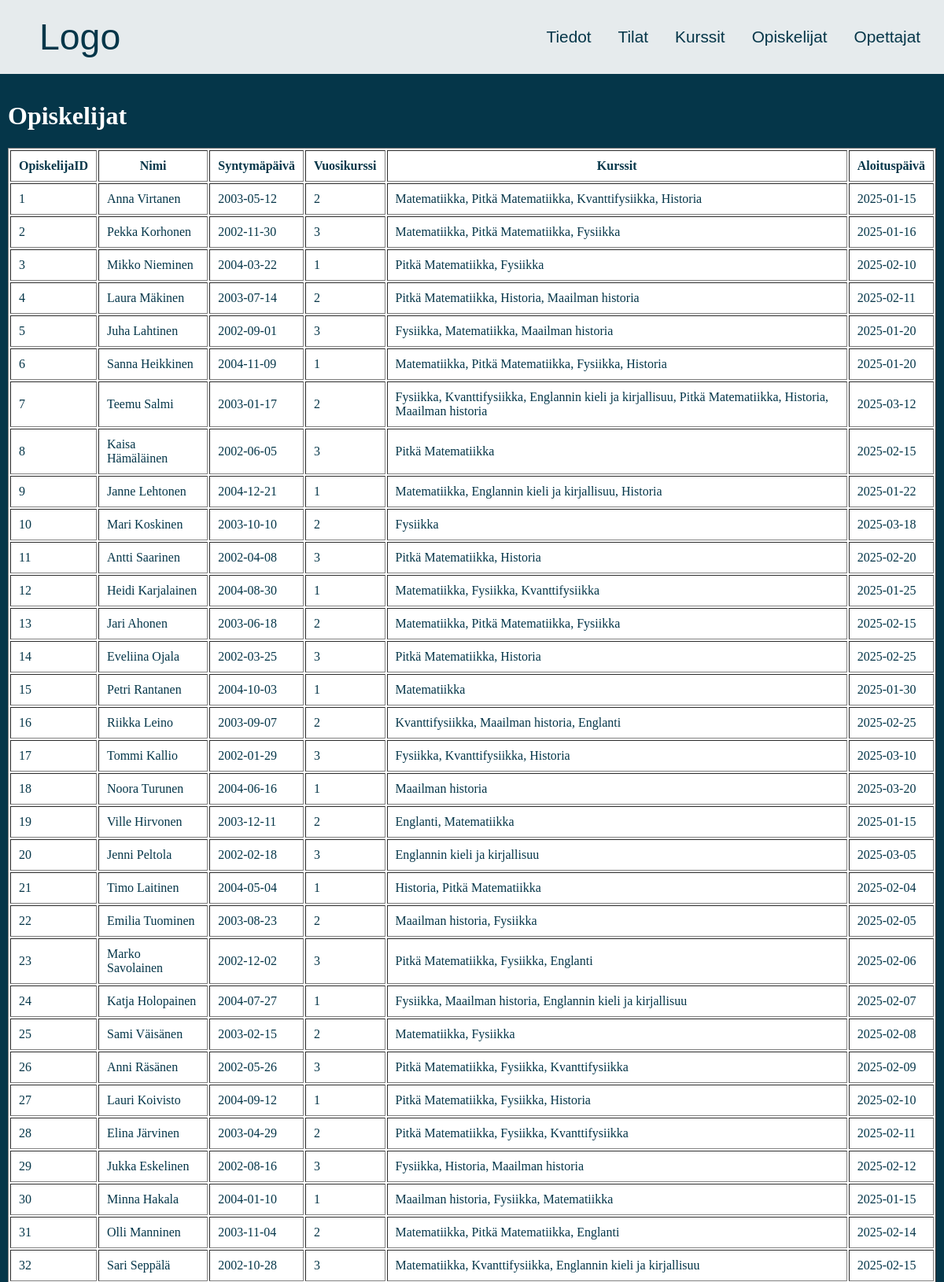
/Koodi/opiskelijat.php (upper part), run on the app's committed database.
### tables this page shows
CREATE TABLE `opiskelijat` (
  `Opiskelijanumero` int(11) NOT NULL,
  `Etunimi` varchar(20) NOT NULL,
  `Sukunimi` varchar(20) NOT NULL,
  `Syntymapaiva` date NOT NULL,
  `Vuosikurssi` int(11) NOT NULL
);

### Koodi/opiskelijat.php (the view, shortened to what this page needs)
<?php include 'yhteys.php'; ?>
<!DOCTYPE html>
<html lang="fi">
<head>
    <link rel="stylesheet" href="styles.css">
</head>
<body>
    <div class="header">
        <a href="index.php" class="logo">Logo</a>
        <div class="items">
            <a href="tiedot.php">Tiedot</a>
            <a href="tilat.php">Tilat</a>
            <a href="kurssit.php">Kurssit</a>
            <a href="opiskelijat.php">Opiskelijat</a>
            <a href="opettajat.php">Opettajat</a>
        </div>
    </div>
    <div class="content">
        <h1>Opiskelijat</h1>
        <table border="1" cellpadding="10">
            <tr>
                <th>OpiskelijaID</th>
                <th>Nimi</th>
                <th>Syntymäpäivä</th>
                <th>Vuosikurssi</th>
                <th>Kurssit</th>
                <th>Aloituspäivä</th>
            </tr>
            <?php
            $sql = "
                SELECT
                    o.Opiskelijanumero,
                    CONCAT(o.Etunimi, ' ', o.Sukunimi) AS Nimi,
                    o.Syntymapaiva,
                    o.Vuosikurssi,
                    GROUP_CONCAT(k.Nimi SEPARATOR ', ') AS Kurssit,
                    MIN(kk.Kirjautumispaiva) AS Aloituspaiva
                FROM opiskelijat o
                LEFT JOIN kurssikirjautuminen kk ON o.Opiskelijanumero = kk.Opiskelija
                LEFT JOIN kurssit k ON kk.Kurssi = k.Tunnus
                GROUP BY o.Opiskelijanumero
                ORDER BY o.Opiskelijanumero
            ";
            $stmt = $yhteys->query($sql);
            $opiskelijat = $stmt->fetchAll(PDO::FETCH_ASSOC);
            foreach ($opiskelijat as $op) {
                echo "<tr>";
                echo "<td>" . htmlspecialchars($op['Opiskelijanumero']) . "</td>";
                echo "<td>" . htmlspecialchars($op['Nimi']) . "</td>";
                echo "<td>" . htmlspecialchars($op['Syntymapaiva']) . "</td>";
                echo "<td>" . htmlspecialchars($op['Vuosikurssi']) . "</td>";
                echo "<td>" . htmlspecialchars($op['Kurssit'] ?? '') . "</td>";
                echo "<td>" . htmlspecialchars($op['Aloituspaiva'] ?? '') . "</td>";
                echo "</tr>";
            }
            ?>
        </table>
    </div>
</body>
</html>

### Koodi/styles.css (style rules this page uses)
html, body { margin: 0; padding: 0; min-height: 150vh; width: 100%; background-color: rgb(5, 54, 73); display: flex; flex-direction: column; }
.header { display: flex; justify-content: space-between; align-items: center; padding: 15px; background-color: rgb(255, 255, 255, 0.9); border-bottom: 0.3rem solid rgb(5, 54, 73); }
.header a { padding: 10px 15px; transition: all 0.3s ease; }
.header a { margin: 0; color: rgb(5, 54, 73); text-decoration: none; font-size: 1.3rem; font-family: 'Gill Sans', 'Gill Sans MT', Calibri, 'Trebuchet MS', sans-serif; transition: all 0.3s ease; }
.header .logo { align-items: center; padding: 5px; text-align: left; color: rgb(5, 54, 73); margin-left: 30px; text-decoration: none; font-size: 2.9rem; }
.content { color: white; padding: 10px; }
table, th, td { background-color: white; color: rgb(5, 54, 73); }

### data on the page
opiskelijat: Opiskelijanumero "1", Nimi "Anna Virtanen", Syntymapaiva "2003-05-12", Vuosikurssi "2", Kurssit "Matematiikka, Pitkä Matematiikka, Kvanttifysiikka, Historia", Aloituspaiva "2025-01-15"
opiskelijat: Opiskelijanumero "2", Nimi "Pekka Korhonen", Syntymapaiva "2002-11-30", Vuosikurssi "3", Kurssit "Matematiikka, Pitkä Matematiikka, Fysiikka", Aloituspaiva "2025-01-16"
opiskelijat: Opiskelijanumero "3", Nimi "Mikko Nieminen", Syntymapaiva "2004-03-22", Vuosikurssi "1", Kurssit "Pitkä Matematiikka, Fysiikka", Aloituspaiva "2025-02-10"
opiskelijat: Opiskelijanumero "4", Nimi "Laura Mäkinen", Syntymapaiva "2003-07-14", Vuosikurssi "2", Kurssit "Pitkä Matematiikka, Historia, Maailman historia", Aloituspaiva "2025-02-11"
opiskelijat: Opiskelijanumero "5", Nimi "Juha Lahtinen", Syntymapaiva "2002-09-01", Vuosikurssi "3", Kurssit "Fysiikka, Matematiikka, Maailman historia", Aloituspaiva "2025-01-20"
opiskelijat: Opiskelijanumero "6", Nimi "Sanna Heikkinen", Syntymapaiva "2004-11-09", Vuosikurssi "1", Kurssit "Matematiikka, Pitkä Matematiikka, Fysiikka, Historia", Aloituspaiva "2025-01-20"
opiskelijat: Opiskelijanumero "7", Nimi "Teemu Salmi", Syntymapaiva "2003-01-17", Vuosikurssi "2", Kurssit "Fysiikka, Kvanttifysiikka, Englannin kieli ja kirjallisuu, Pitkä Matematiikka, Historia, Maailman historia", Aloituspaiva "2025-03-12"
opiskelijat: Opiskelijanumero "8", Nimi "Kaisa Hämäläinen", Syntymapaiva "2002-06-05", Vuosikurssi "3", Kurssit "Pitkä Matematiikka", Aloituspaiva "2025-02-15"
opiskelijat: Opiskelijanumero "9", Nimi "Janne Lehtonen", Syntymapaiva "2004-12-21", Vuosikurssi "1", Kurssit "Matematiikka, Englannin kieli ja kirjallisuu, Historia", Aloituspaiva "2025-01-22"
opiskelijat: Opiskelijanumero "10", Nimi "Mari Koskinen", Syntymapaiva "2003-10-10", Vuosikurssi "2", Kurssit "Fysiikka", Aloituspaiva "2025-03-18"
opiskelijat: Opiskelijanumero "11", Nimi "Antti Saarinen", Syntymapaiva "2002-04-08", Vuosikurssi "3", Kurssit "Pitkä Matematiikka, Historia", Aloituspaiva "2025-02-20"
opiskelijat: Opiskelijanumero "12", Nimi "Heidi Karjalainen", Syntymapaiva "2004-08-30", Vuosikurssi "1", Kurssit "Matematiikka, Fysiikka, Kvanttifysiikka", Aloituspaiva "2025-01-25"
opiskelijat: Opiskelijanumero "13", Nimi "Jari Ahonen", Syntymapaiva "2003-06-18", Vuosikurssi "2", Kurssit "Matematiikka, Pitkä Matematiikka, Fysiikka", Aloituspaiva "2025-02-15"
opiskelijat: Opiskelijanumero "14", Nimi "Eveliina Ojala", Syntymapaiva "2002-03-25", Vuosikurssi "3", Kurssit "Pitkä Matematiikka, Historia", Aloituspaiva "2025-02-25"
opiskelijat: Opiskelijanumero "15", Nimi "Petri Rantanen", Syntymapaiva "2004-10-03", Vuosikurssi "1", Kurssit "Matematiikka", Aloituspaiva "2025-01-30"
opiskelijat: Opiskelijanumero "16", Nimi "Riikka Leino", Syntymapaiva "2003-09-07", Vuosikurssi "2", Kurssit "Kvanttifysiikka, Maailman historia, Englanti", Aloituspaiva "2025-02-25"
opiskelijat: Opiskelijanumero "17", Nimi "Tommi Kallio", Syntymapaiva "2002-01-29", Vuosikurssi "3", Kurssit "Fysiikka, Kvanttifysiikka, Historia", Aloituspaiva "2025-03-10"
opiskelijat: Opiskelijanumero "18", Nimi "Noora Turunen", Syntymapaiva "2004-06-16", Vuosikurssi "1", Kurssit "Maailman historia", Aloituspaiva "2025-03-20"
opiskelijat: Opiskelijanumero "19", Nimi "Ville Hirvonen", Syntymapaiva "2003-12-11", Vuosikurssi "2", Kurssit "Englanti, Matematiikka", Aloituspaiva "2025-01-15"
opiskelijat: Opiskelijanumero "20", Nimi "Jenni Peltola", Syntymapaiva "2002-02-18", Vuosikurssi "3", Kurssit "Englannin kieli ja kirjallisuu", Aloituspaiva "2025-03-05"
opiskelijat: Opiskelijanumero "21", Nimi "Timo Laitinen", Syntymapaiva "2004-05-04", Vuosikurssi "1", Kurssit "Historia, Pitkä Matematiikka", Aloituspaiva "2025-02-04"
opiskelijat: Opiskelijanumero "22", Nimi "Emilia Tuominen", Syntymapaiva "2003-08-23", Vuosikurssi "2", Kurssit "Maailman historia, Fysiikka", Aloituspaiva "2025-02-05"
opiskelijat: Opiskelijanumero "23", Nimi "Marko Savolainen", Syntymapaiva "2002-12-02", Vuosikurssi "3", Kurssit "Pitkä Matematiikka, Fysiikka, Englanti", Aloituspaiva "2025-02-06"
opiskelijat: Opiskelijanumero "24", Nimi "Katja Holopainen", Syntymapaiva "2004-07-27", Vuosikurssi "1", Kurssit "Fysiikka, Maailman historia, Englannin kieli ja kirjallisuu", Aloituspaiva "2025-02-07"
opiskelijat: Opiskelijanumero "25", Nimi "Sami Väisänen", Syntymapaiva "2003-02-15", Vuosikurssi "2", Kurssit "Matematiikka, Fysiikka", Aloituspaiva "2025-02-08"
opiskelijat: Opiskelijanumero "26", Nimi "Anni Räsänen", Syntymapaiva "2002-05-26", Vuosikurssi "3", Kurssit "Pitkä Matematiikka, Fysiikka, Kvanttifysiikka", Aloituspaiva "2025-02-09"
opiskelijat: Opiskelijanumero "27", Nimi "Lauri Koivisto", Syntymapaiva "2004-09-12", Vuosikurssi "1", Kurssit "Pitkä Matematiikka, Fysiikka, Historia", Aloituspaiva "2025-02-10"
opiskelijat: Opiskelijanumero "28", Nimi "Elina Järvinen", Syntymapaiva "2003-04-29", Vuosikurssi "2", Kurssit "Pitkä Matematiikka, Fysiikka, Kvanttifysiikka", Aloituspaiva "2025-02-11"
opiskelijat: Opiskelijanumero "29", Nimi "Jukka Eskelinen", Syntymapaiva "2002-08-16", Vuosikurssi "3", Kurssit "Fysiikka, Historia, Maailman historia", Aloituspaiva "2025-02-12"
opiskelijat: Opiskelijanumero "30", Nimi "Minna Hakala", Syntymapaiva "2004-01-10", Vuosikurssi "1", Kurssit "Maailman historia, Fysiikka, Matematiikka", Aloituspaiva "2025-01-15"
opiskelijat: Opiskelijanumero "31", Nimi "Olli Manninen", Syntymapaiva "2003-11-04", Vuosikurssi "2", Kurssit "Matematiikka, Pitkä Matematiikka, Englanti", Aloituspaiva "2025-02-14"
opiskelijat: Opiskelijanumero "32", Nimi "Sari Seppälä", Syntymapaiva "2002-10-28", Vuosikurssi "3", Kurssit "Matematiikka, Kvanttifysiikka, Englannin kieli ja kirjallisuu", Aloituspaiva "2025-02-15"
